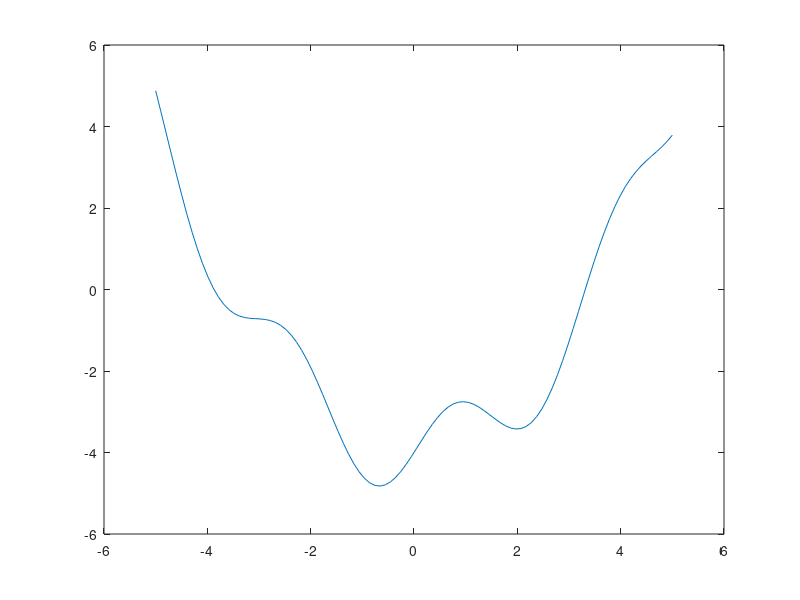

MATLAB code to generate this figure: (Note: this script raises an error after producing the figure.)

%f(x) = sin(2x) + x^2/3 - 4
%plot from -5 to 5

x = linspace(-5,5);
fx = sin(2*x) + x.^2/3 - 4;
plot(x,fx)

hold on
scatter(-2.5,-1,10,'o','r','MarkerFaceColor', 'r') % guess for lower f(x)=-1
scatter(3.1,-1,10,'o','r','MarkerFaceColor', 'r')  % guess for upper f(x)=-1
hold off
grid on
set(gca,'xtick',[-5:1:5]);

